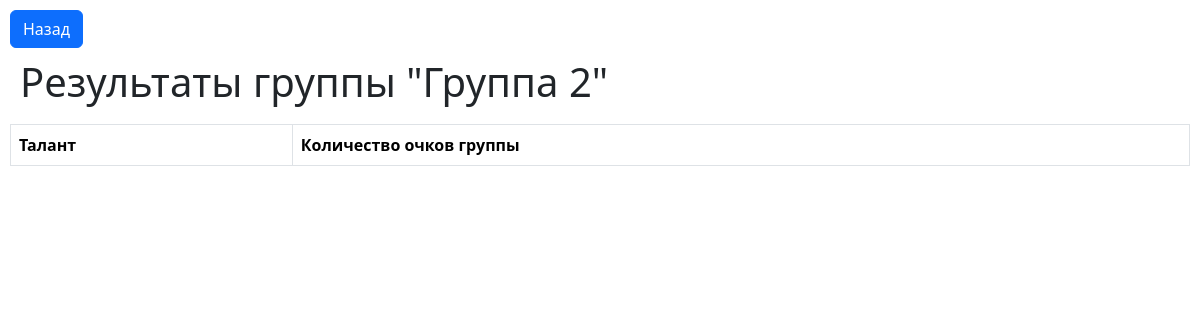
The page /group/3/ on the database as committed earlier.
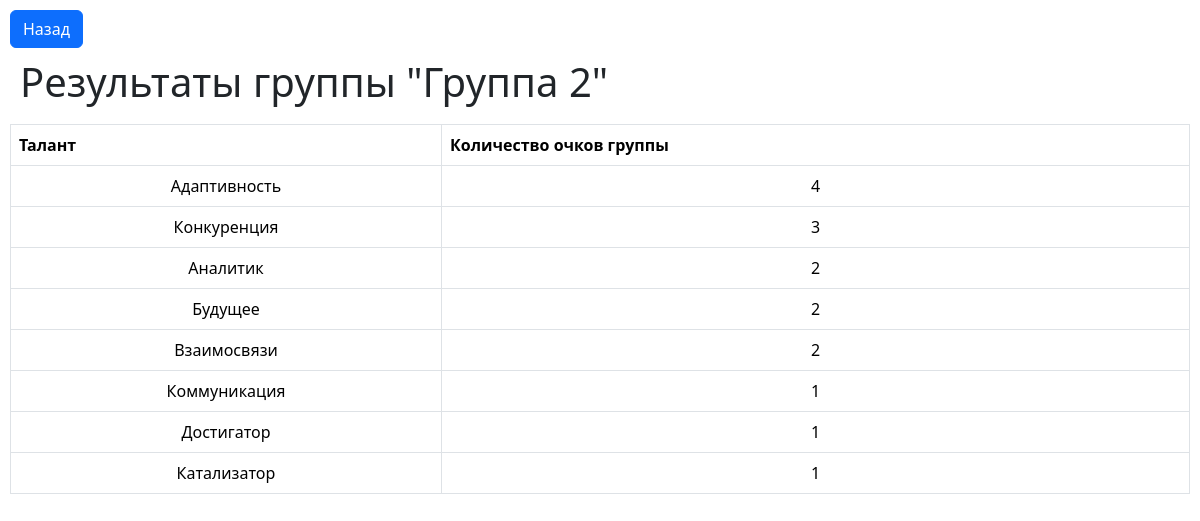
The same page on the database as committed later.
### questionnaire/models.py (models this page shows)
class UserResult(models.Model):
    user = models.ForeignKey(User,on_delete=models.CASCADE)
    competence_name = models.CharField(max_length=100)
    competence_count = models.IntegerField()

### questionnaire/views.py (the view)
# urls.py: path('group/<int:group_id>/', views.group_detail, name='group_detail'),
def group_detail(request, group_id):
    result = {}
    group = Group.objects.get(id=group_id)
    user_results = UserResult.objects.filter(user__group=group).order_by('-competence_count')
    for user_result in user_results:
        result[user_result.competence_name] = 0
    for user_result in user_results:
        result[user_result.competence_name] = result[user_result.competence_name] + user_result.competence_count
    result = sorted(result.items(), key=lambda x: x[1], reverse=True)
    return render(request, 'group_detail.html', {'group': group, 'user_results': result})

### templates/group_detail.html (shortened to what this page needs)
{% load static %}
<!DOCTYPE html>
<html>
<head>
    <link rel="stylesheet" type="text/css" href="{% static 'css/styles.css' %}">
    <link href="https://cdn.jsdelivr.net/npm/bootstrap@5.3.2/dist/css/bootstrap.min.css" rel="stylesheet">
</head>
<body>
<a href="{% url 'mini_admin' %}" class="btn btn-primary">Назад</a>
<h1>Результаты группы "{{ group.title }}"</h1>
<table class="table table-bordered">
    <thead>
        <tr>
            <th>Талант</th>
            <th>Количество очков группы</th>
        </tr>
    </thead>
    <tbody>
        {% for user_result in user_results %}
            <tr>
                <td>{{ user_result.0 }}</td>
                <td>{{ user_result.1 }}</td>
            </tr>
        {% endfor %}
    </tbody>
</table>
</body>
</html>

Rows that differ between the two databases and show on the page:
added UserResult: competence_name "Адаптивность"
added UserResult: competence_name "Конкуренция"
added UserResult: competence_name "Аналитик"
added UserResult: competence_name "Будущее"
added UserResult: competence_name "Взаимосвязи"
added UserResult: competence_name "Коммуникация"
added UserResult: competence_name "Достигатор"
added UserResult: competence_name "Катализатор"
Other text that changed with them:
new list line: "4"
new list line: "3"
new list line: "2"
new list line: "1"
